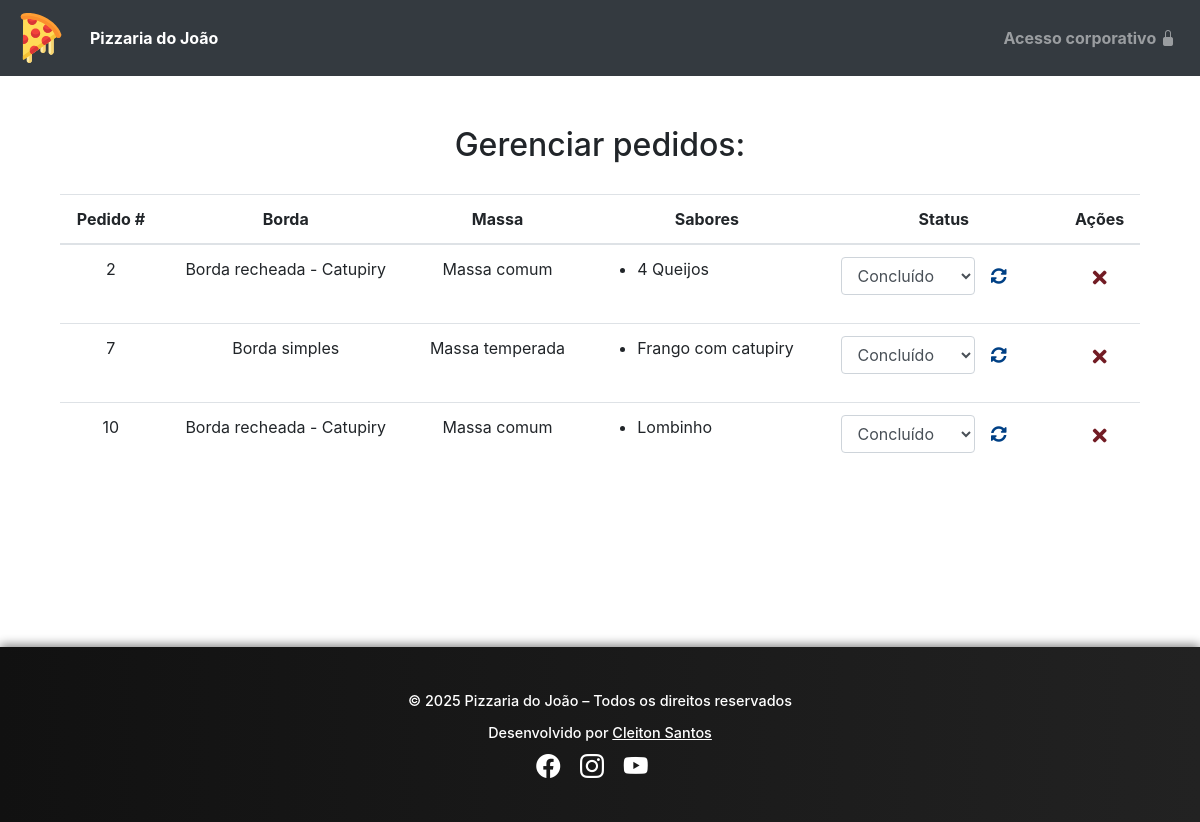
Page /dashboard.php on the committed database.
### tables this page shows
CREATE TABLE `bordas` (
  `id` int(11) NOT NULL,
  `tipo` varchar(100) DEFAULT NULL,
  `preco` decimal(10,2) DEFAULT NULL
);

CREATE TABLE `massas` (
  `id` int(11) NOT NULL,
  `tipo` varchar(100) DEFAULT NULL,
  `preco` decimal(10,2) DEFAULT NULL
);

CREATE TABLE `status` (
  `id` int(11) NOT NULL,
  `tipo` varchar(100) DEFAULT NULL
);

### process/orders.php (called while the page is built, shortened)
<?php
include_once("conn.php");
$method = $_SERVER["REQUEST_METHOD"];
if ($method === "GET") {
  $pedidosQuery = $conn->query("SELECT * FROM pedidos;");
  $pedidos = $pedidosQuery->fetchAll();
  $pizzas = [];
  foreach ($pedidos as $pedido) {
    $pizza = [];
    $pizza["id"] = $pedido["pizza_id"];
    $pizzaQuery = $conn->prepare("SELECT * FROM pizzas WHERE id = :pizza_id");
    $pizzaQuery->bindParam(":pizza_id", $pizza["id"]);
    $pizzaQuery->execute();
    $pizzaData = $pizzaQuery->fetch(PDO::FETCH_ASSOC);
    $bordaQuery = $conn->prepare("SELECT * FROM bordas WHERE id = :borda_id");
    $bordaQuery->bindParam(":borda_id", $pizzaData["borda_id"]);
    $bordaQuery->execute();
    $massaQuery = $conn->prepare("SELECT * FROM massas WHERE id = :massa_id");
    $massaQuery->bindParam(":massa_id", $pizzaData["massa_id"]);
    $massaQuery->execute();
  }
  $statusQuery = $conn->query("SELECT * FROM status;");
  $status = $statusQuery->fetchAll();
} else if ($method === "POST") {
  $type = $_POST["type"];
  if ($type === "delete") {
    $pizzaId = $_POST["id"];
    $deleteQuery = $conn->prepare("DELETE FROM pedidos WHERE pizza_id = :pizza_id;");
    $deleteQuery->bindParam(":pizza_id", $pizzaId, PDO::PARAM_INT);
    $deleteQuery->execute();
    $_SESSION["msg"] = "Pedido removido com sucesso!";
    $_SESSION["status"] = "success";
  } else if ($type === "update") {
    $pizzaId = $_POST["id"];
    $statusId = $_POST["status"];
    $updateQuery = $conn->prepare("UPDATE pedidos SET status_id = :status_id WHERE pizza_id = :pizza_id");
    $updateQuery->bindParam(":pizza_id", $pizzaId, PDO::PARAM_INT);
    $updateQuery->bindParam(":status_id", $statusId, PDO::PARAM_INT);
    $updateQuery->execute();
    $_SESSION["msg"] = "Pedido atualizado com sucesso!";
    $_SESSION["status"] = "success";
  }
  header("Location: ../dashboard.php");
}

### dashboard.php (the view, shortened to what this page needs)
<?php
include_once("templates/header.php");
include_once("process/orders.php");
?>
<div id="main-container">
  <div class="container">
    <div class="row">
      <div class="col-md-12">
        <h2>Gerenciar pedidos:</h2>
      </div>
      <div class="col-md-12 table-container">
        <table class="table">
          <thead>
            <tr>
              <th scope="col"><span>Pedido</span> #</th>
              <th scope="col">Borda</th>
              <th scope="col">Massa</th>
              <th scope="col">Sabores</th>
              <th scope="col">Status</th>
              <th scope="col">Ações</th>
            </tr>
          </thead>
          <tbody>
            <?php foreach ($pizzas as $pizza) : ?>
              <tr>
                <td><?= $pizza["id"] ?></td>
                <td><?= $pizza["borda"] ?></td>
                <td><?= $pizza["massa"] ?></td>
                <td>
                  <ul>
                    <?php foreach ($pizza["sabores"] as $sabor) : ?>
                      <li><?= $sabor; ?></li>
                    <?php endforeach; ?>
                  </ul>
                </td>
                <td>
                  <form action="process/orders.php" method="POST" class="form-group update-form">
                    <select name="status" class="form-control status-input">
                      <?php foreach ($status as $s) : ?>
                        <option value="<?= $s["id"] ?>" <?php echo ($s["id"] == $pizza["status"]) ? "selected" : ""; ?>>
                          <?= $s["tipo"] ?></option>
                      <?php endforeach; ?>
                    </select>
                    <button type="submit" class="update-btn">
                      <i class="fas fa-sync-alt"></i>
                    </button>
                  </form>
                </td>
                <td>
                  <form action="process/orders.php" method="POST">
                    <button type="submit" class="delete-btn">
                      <i class="fas fa-times"></i>
                    </button>
                  </form>
                </td>
              </tr>
            <?php endforeach; ?>
          </tbody>
        </table>
      </div>
    </div>
  </div>
</div>
<?php
include_once("templates/footer.php");
?>

### css/styles.css (style rules this page uses)
html, body { height: 100%; }
#main-container { margin-bottom: 100px; padding: 50px 0; text-align: center; min-height: 50%; }
#main-container h2 { margin-bottom: 30px; }
.row { margin: 0; }
.delete-btn, .update-btn { border: none; background-color: transparent; }
.delete-btn { padding-top: 10px; }
.delete-btn i { color: #721c24; font-size: 20px; }
.update-btn { margin-left: 10px; }
.update-btn i { color: #004085; }
.update-form { display: flex; flex-direction: row; }
.status-input { width: 65%; }
.table ul { text-align: left; }

### rows in the picture
bordas: id "2", tipo "Borda recheada - Catupiry", massa "Massa comum", sabor "4 Queijos"
massas: id "7", borda "Borda simples", tipo "Massa temperada", sabor "Frango com catupiry", status "Concluído"

### other values in the picture
$pizza["id"] "10"
$pizza["borda"] "Borda recheada - Catupiry"
$pizza["massa"] "Massa comum"
$sabor "Lombinho"
form field status "Concluído"
